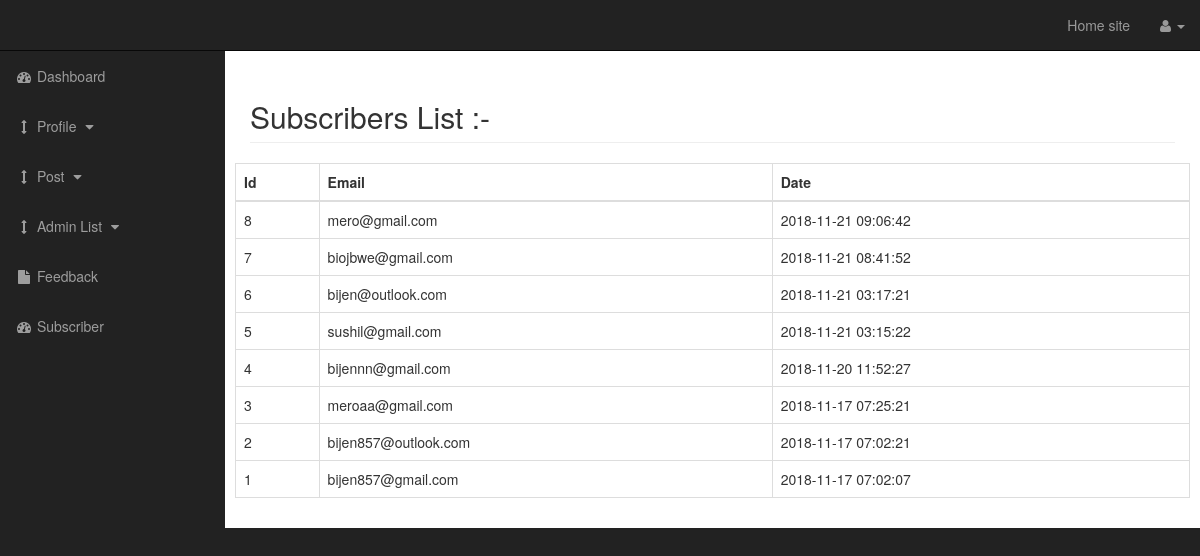
The app's page /Admin_login_template/view_subscriber.php with its own data.
### tables this page shows
CREATE TABLE `subscribers` (
  `id` int(30) NOT NULL,
  `email` varchar(30) NOT NULL,
  `date` timestamp NOT NULL DEFAULT CURRENT_TIMESTAMP
);

### Admin_login_template/view_subscriber.php (the view)
 <?php include "include/header.php"?>
    <div id="wrapper">
<?php include "include/side_navbar.php"?>
        <div id="page-wrapper">
            <div class="container-fluid">
                <div class="row">
                    <div class="col-lg-12">
                        <h2 class="page-header">
                            Subscribers List :-
                        </h2>
                    </div>
                </div>
            </div>
            <?php $query = "SELECT * FROM  subscribers order by id desc";
 $result = mysqli_query($link, $query);
 ?>
<table class="table table-bordered table-hover">
<thead>
	<tr>
		<th>  Id </th>
		<th> Email </th>
        <th> Date</th>
	</tr>
</thead>
<tbody>
<?php
if (mysqli_num_rows($result) > 0) {
    while($row = mysqli_fetch_array($result)) {
    $Post_Id=$row["id"];
    $Email=$row["email"];
    $Post_Date=$row["date"];
    echo "<tr>";
    echo "<td>{$Post_Id}</td>";
    echo "<td>{$Email}</td>";
    echo "<td>{$Post_Date}</td>";
    echo "</tr>";
 }
}
 ?>
</tbody>
</table>
        </div>
   <?php include"include/footer.php"?>

### Admin_login_template/css/sb-admin.css (style rules this page uses)
body { margin-top: 100px; background-color: #222; }
@media (min-width:768px) { body { margin-top: 50px; } }
#wrapper { padding-left: 0; }
#page-wrapper { width: 100%; padding: 0; background-color: #fff; }
@media (min-width:768px) { #wrapper { padding-left: 225px; } }
@media (min-width:768px) { #page-wrapper { padding: 10px; } }

### records on screen
subscribers: id "8", email "mero@gmail.com", date "2018-11-21 09:06:42"
subscribers: id "7", email "biojbwe@gmail.com", date "2018-11-21 08:41:52"
subscribers: id "6", email "bijen@outlook.com", date "2018-11-21 03:17:21"
subscribers: id "5", email "sushil@gmail.com", date "2018-11-21 03:15:22"
subscribers: id "4", email "bijennn@gmail.com", date "2018-11-20 11:52:27"
subscribers: id "3", email "meroaa@gmail.com", date "2018-11-17 07:25:21"
subscribers: id "2", email "bijen857@outlook.com", date "2018-11-17 07:02:21"
subscribers: id "1", email "bijen857@gmail.com", date "2018-11-17 07:02:07"
